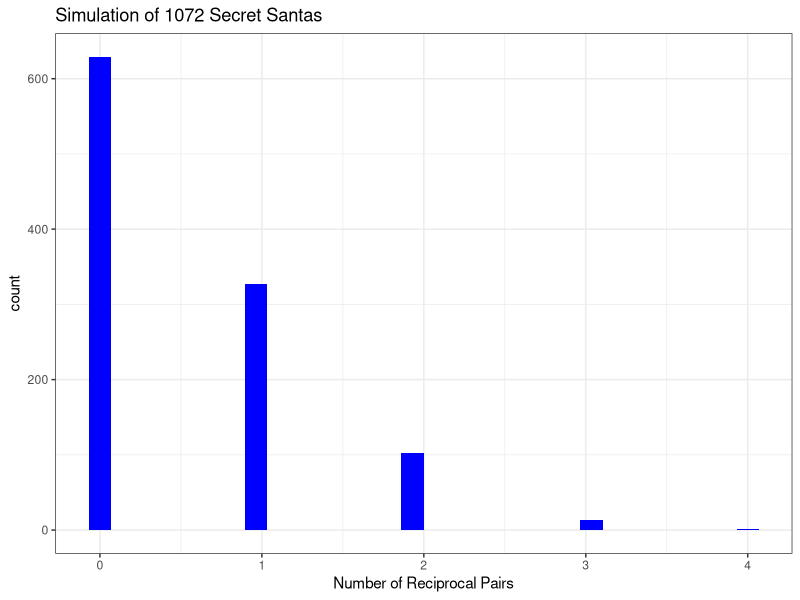

Generate this figure with R:
## ---- chunk 1
#| echo: false
#| message: false
#| warning: false

library(tidyverse)
library(dplyr)
## ---- chunk 2
#| echo: false
#| message: false 
#| warning: false
# INITIAL TIBBLE WITH TWO COLUMNS OF NAMES 

names <- tibble(names = c("Walter", "Nolan", "Michael", "Devon", "Helen", "Bea", "Onea", "Shelby", "Keegan", "Henry", "Sid", "Carol", "Julie", "Maren", "Garret", "Fiona", "Gus"))

names <- tibble(names, rep(names)) %>%
  rename(
    giver = names,
    recipient = `rep(names)`
  )
## ---- chunk 3
#| echo: false
#| message: false
#| warning: false

test_shuffle <- tibble(
  recipient = c("Walter", "Nolan", "Michael", "Devon", "Helen", "Bea", "Onea", "Shelby", "Keegan", "Henry", 
                "Sid", "Carol", "Julie", "Maren", "Garret", "Fiona", "Gus"),
  giver_shuffle = c("Bea", "Keegan", "Onea", "Henry", "Carol", "Nolan", "Devon", "Helen", "Walter", "Michael", 
                    "Julie", "Shelby", "Sid", "Garret", "Maren", "Gus", "Fiona")
)
## ---- chunk 4
#| echo: true
test_shuffle
## ---- chunk 5
#| echo: true
#| message: false
#| warning: false

set.seed(123)

#if this function returns anything but zero, it means there is a match, which we do not want. 
checkMatch <- function(shuffle){
  santaLength = nrow(names)
  match_count = 0
  bad_tibble_count = 0
  
  for (i in 1:santaLength){
    if(shuffle $recipient[i] != shuffle$giver_shuffle[i])
      match_count = match_count + 1
  }
  if(match_count != count(names)){
    bad_tibble_count = bad_tibble_count + 1
  }
  return(bad_tibble_count)
}
## ---- chunk 6
#| echo: true
#| message: false
#| warning: false

#creating list to store 1000 shuffles 

shuffled_tibbles <- list()

# place 3000 permuted tibbles in the list
for(i in 1:3000){
  shuffled_giver <- sample(names$giver)
  new_tibble <- tibble(recipient = names$recipient, giver_shuffle =shuffled_giver)
  shuffled_tibbles[[i]] <- new_tibble
}

#check how many of them have at least one match, where giver and recipient are the same person. 
how_many_bad_tibbles <- function(list){
  bad_tibbles = 0
  for(i in (1:length(shuffled_tibbles))){
  {
    if(checkMatch(shuffled_tibbles[[i]]) != 0)
      bad_tibbles = bad_tibbles + 1
  }
}
  return(bad_tibbles)
}

#check our shuffled_tibbles
how_many_bad_tibbles(shuffled_tibbles)
## ---- chunk 7
#| echo: true
#| messge: false
#| warning: false

remove_bad_tibbles <- function(list){
  #initialize empty list and an index so we don't skip over indices that don't match the if statement. 
  good_tibbles <- list()
  good_tibble_index = 0 #r indexes at 1, this should work
    for(i in (1:length(shuffled_tibbles))){
  {
    if(checkMatch(list[[i]]) == 0){ 
      good_tibble_index = good_tibble_index + 1
      good_tibbles[[good_tibble_index]] <- list[[i]]
    }
    
  }
    }
    return(good_tibbles)
}

good_tibbles <- remove_bad_tibbles(shuffled_tibbles) #store results in list
length(good_tibbles) #total number of tibbles that do not have matches
## ---- chunk 8
#| echo: true
#| message: false
#| warning: false
count_reciprocal_pairs <- function(data) {
  count = 0
  
  for(i in 1:nrow(data)) {
    # We check if there's a row where the current row's giver is the recipient and vice versa. We essentially reverse the order of recipient and giver and check if that exists elsewhere. 
    reciprocal_exists <- data %>%
      filter(recipient == data$giver_shuffle[i], giver_shuffle == data$recipient[i]) %>%
      nrow() # creates a tibble of all matches for a given row of giver/recipient
    
    if(reciprocal_exists > 0) {
      count = count + 1
    }
  }
  
  # Since each pair is counted twice, we divide the count by 2 to get the unique pairs
  return(count / 2)
}
## ---- chunk 9
#| echo: false
#| message: false
how_many_pairs <- function(list){
  pairs_vector <- vector(mode = "double", length = length(good_tibbles))
  pairs_index = 0
  
  for(i in 1:length(list)){
    pairs_index = pairs_index + 1
    pairs_vector[i] <- count_reciprocal_pairs(list[[i]])
  }
  return(pairs_vector)
}

pairs_vector <- how_many_pairs(good_tibbles)
## ---- chunk 10
#|echo: false
#|message: false
#|results: hide

as_tibble(pairs_vector) %>%
  ggplot(aes(x = value)) +
  geom_histogram(fill = 'blue') +
  theme_bw() +
  labs(
  title = paste("Simulation of", length(good_tibbles), "Secret Santas"),
  x = "Number of Reciprocal Pairs"
)
## ---- chunk 11
#| echo: true
sum(pairs_vector)/length(good_tibbles)
